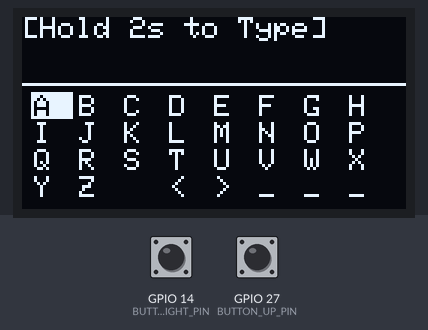
A sketch run on a simulated ESP32. Parts: 128×64 one-colour display. The test bench sets the inputs (shaded band); at power-on: GPIO 14 (BUTTON_RIGHT_PIN) HIGH, GPIO 27 (BUTTON_UP_PIN) HIGH.

Above: at 1.2 s.
1.3 s: GPIO 14 (BUTTON_RIGHT_PIN) pulled LOW for 0.15 s
At 2.6 s:
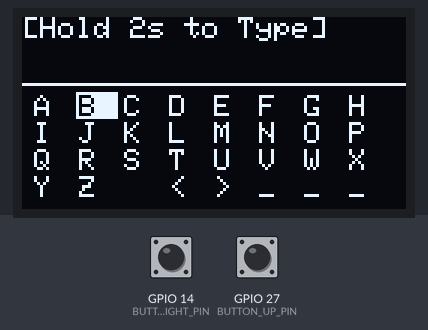
2.9 s: GPIO 27 (BUTTON_UP_PIN) pulled LOW for 0.15 s
At 4.0 s:
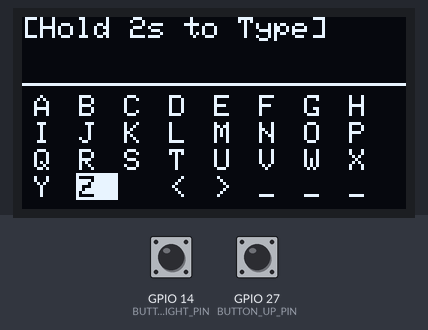
4.5 s: GPIO 14 (BUTTON_RIGHT_PIN) pulled LOW for 1 s
At 6.5 s:
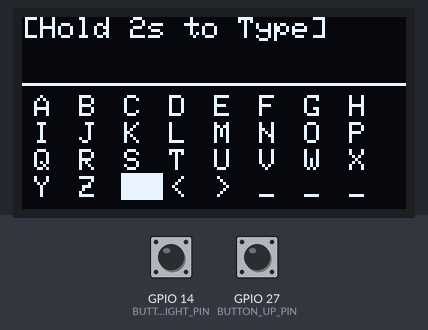
7.0 s: GPIO 27 (BUTTON_UP_PIN) pulled LOW for 1 s
At 8.4 s:
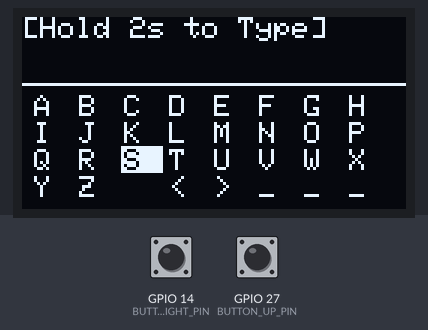
9.5 s: GPIO 14 (BUTTON_RIGHT_PIN) pulled LOW for 0.15 s
At 10.2 s:
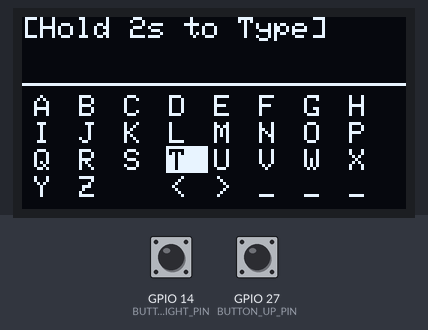
11.1 s: GPIO 27 (BUTTON_UP_PIN) pulled LOW for 0.15 s
At 12.6 s:
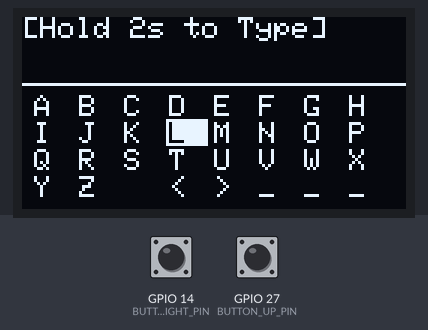
Timing chart, 0 to 13.7 s (numbered marks = the images above; inputs shaded):
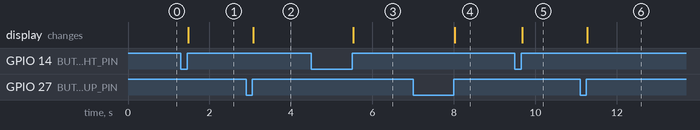

Measured:
- after the input at 1.3 s, the display: changes after 0.18 s (image 1)
- after the input at 2.9 s, the display: changes after 0.18 s (image 2)
- after the input at 4.5 s, the display: changes after 1.0 s (image 3)
- after the input at 7.0 s, the display: changes after 1.0 s (image 4)
- after the input at 9.5 s, the display: changes after 0.18 s (image 5)
- after the input at 11.1 s, the display: changes after 0.18 s (image 6)

The sketch:

code.ino
```cpp
#include <Wire.h>
#include <Adafruit_GFX.h>
#include <Adafruit_SSD1306.h>

// OLED Display Configuration
#define SCREEN_WIDTH 128
#define SCREEN_HEIGHT 64
#define OLED_RESET    -1
Adafruit_SSD1306 display(SCREEN_WIDTH, SCREEN_HEIGHT, &Wire, OLED_RESET);

// Button Pins
#define BUTTON_RIGHT_PIN 14
#define BUTTON_UP_PIN    27

// Long press duration (2000 milliseconds = 2 seconds)
const unsigned long LONG_PRESS_TIME = 2000;

// Grid dimensions
#define ROWS 4
#define COLS 8

// PAGE 0: Letters Layout
char pageLetters[ROWS][COLS] = {
  {'A', 'B', 'C', 'D', 'E', 'F', 'G', 'H'},
  {'I', 'J', 'K', 'L', 'M', 'N', 'O', 'P'},
  {'Q', 'R', 'S', 'T', 'U', 'V', 'W', 'X'},
  {'Y', 'Z', ' ', '<', '>', '_', '_', '_'} // ' ' is Space, '<' is Backspace, '>' is Next Page
};

// PAGE 1: Numbers & Special Characters Layout (With Colon ':')
char pageSymbols[ROWS][COLS] = {
  {'1', '2', '3', '4', '5', '6', '7', '8'},
  {'9', '0', '.', ',', '?', '!', ':', '@'}, // Added ':' right here
  {'#', '$', '%', '&', '*', '(', ')', '-'},
  {'+', '/', '=', ' ', '<', '>', '_', '_'}  // '>' switches back to Letters
};

// Navigation & Selection State
int currentPage = 0; // 0 = Letters, 1 = Symbols
int currentRow = 0;
int currentCol = 0;
String typedText = "";

// Button state variables
bool lastRightState = HIGH;
bool lastUpState = HIGH;
unsigned long rightPressedTime = 0;
unsigned long upPressedTime = 0;
bool isRightLongPressed = false;
bool isUpLongPressed = false;

void setup() {
  Serial.begin(115200);

  // Initialize Pins with Internal Pull-ups
  pinMode(BUTTON_RIGHT_PIN, INPUT_PULLUP);
  pinMode(BUTTON_UP_PIN, INPUT_PULLUP);

  // Initialize OLED Display
  if(!display.begin(SSD1306_SWITCHCAPVCC, 0x3C)) {
    Serial.println(F("SSD1306 allocation failed"));
    for(;;);
  }

  // Back to default unrotated view orientation
  display.setRotation(0);

  display.clearDisplay();
  updateDisplay();
}

void loop() {
  checkButtons();
}

void checkButtons() {
  bool currentRightState = digitalRead(BUTTON_RIGHT_PIN);
  bool currentUpState = digitalRead(BUTTON_UP_PIN);
  unsigned long now = millis();

  // --- RIGHT BUTTON LOGIC ---
  if (lastRightState == HIGH && currentRightState == LOW) {
    rightPressedTime = now;
    isRightLongPressed = false;
  }
  else if (lastRightState == LOW && currentRightState == LOW) {
    if (!isRightLongPressed && (now - rightPressedTime >= LONG_PRESS_TIME)) {
      isRightLongPressed = true;
      selectCharacter(); // Select character on 2-second hold
    }
  }
  else if (lastRightState == LOW && currentRightState == HIGH) {
    if (!isRightLongPressed) {
      // Short press -> Move Right & Wrap around current row
      currentCol = (currentCol + 1) % COLS;
      updateDisplay();
    }
  }
  lastRightState = currentRightState;

  // --- UP BUTTON LOGIC ---
  if (lastUpState == HIGH && currentUpState == LOW) {
    upPressedTime = now;
    isUpLongPressed = false;
  }
  else if (lastUpState == LOW && currentUpState == LOW) {
    if (!isUpLongPressed && (now - upPressedTime >= LONG_PRESS_TIME)) {
      isUpLongPressed = true;
      selectCharacter(); // Select character on 2-second hold
    }
  }
  else if (lastUpState == LOW && currentUpState == HIGH) {
    if (!isUpLongPressed) {
      // Short press -> Move Up & Wrap around columns
      currentRow = (currentRow - 1 + ROWS) % ROWS;
      updateDisplay();
    }
  }
  lastUpState = currentUpState;
}

void selectCharacter() {
  // Get active layout mapping
  char selected = (currentPage == 0) ? pageLetters[currentRow][currentCol] : pageSymbols[currentRow][currentCol];

  if (selected == '>') {
    // Jump between Letter and Symbol modes
    currentPage = (currentPage == 0) ? 1 : 0;
    // Keep cursor on home cell so it doesn't clip out of boundary layouts
    currentRow = 0;
    currentCol = 0;
  }
  else if (selected == '<') {
    // Backspace function
    if (typedText.length() > 0) {
      typedText.remove(typedText.length() - 1);
    }
  }
  else if (selected == '_') {
    // Empty padding slots do nothing
  }
  else {
    typedText += selected; // Append standard layout entry or Space
  }

  updateDisplay();
  delay(400); // Visual pause to prevent immediate double-typing
}

void updateDisplay() {
  display.clearDisplay();

  // 1. Live Text Output Frame (Top Half)
  display.setTextSize(1);
  display.setTextColor(SSD1306_WHITE);
  display.setCursor(0, 0);

  if (typedText == "") {
    display.print("[Hold 2s to Type]");
  } else {
    display.print(typedText);
  }

  // Clean horizontal divider line
  display.drawLine(0, 22, 128, 22, SSD1306_WHITE);

  // 2. Keyboard Grid Matrix Layout (Bottom Half)
  int startY = 26;
  int cellWidth = 15;
  int cellHeight = 9;

  for (int r = 0; r < ROWS; r++) {
    for (int c = 0; c < COLS; c++) {
      char characterToPrint = (currentPage == 0) ? pageLetters[r][c] : pageSymbols[r][c];

      int x = c * cellWidth + 4;
      int y = r * cellHeight + startY;

      // High contrast text cursor selection block highlighting
      if (r == currentRow && c == currentCol) {
        display.fillRect(x - 1, y - 1, cellWidth - 1, cellHeight, SSD1306_WHITE);
        display.setTextColor(SSD1306_BLACK);
      } else {
        display.setTextColor(SSD1306_WHITE);
      }

      display.setCursor(x, y);
      display.print(characterToPrint);
    }
  }
  display.display();
}
```
